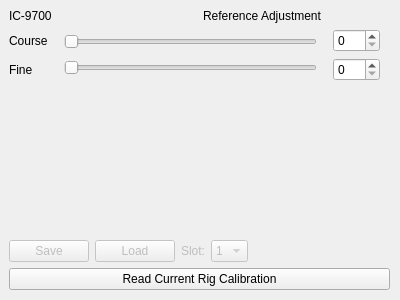
<?xml version="1.0" encoding="UTF-8"?>
<ui version="4.0">
 <class>calibrationWindow</class>
 <widget class="QDialog" name="calibrationWindow">
  <property name="geometry">
   <rect>
    <x>0</x>
    <y>0</y>
    <width>400</width>
    <height>300</height>
   </rect>
  </property>
  <property name="sizePolicy">
   <sizepolicy hsizetype="Fixed" vsizetype="Fixed">
    <horstretch>0</horstretch>
    <verstretch>0</verstretch>
   </sizepolicy>
  </property>
  <property name="minimumSize">
   <size>
    <width>400</width>
    <height>300</height>
   </size>
  </property>
  <property name="maximumSize">
   <size>
    <width>400</width>
    <height>300</height>
   </size>
  </property>
  <property name="windowTitle">
   <string>Dialog</string>
  </property>
  <widget class="QWidget" name="verticalLayoutWidget">
   <property name="geometry">
    <rect>
     <x>9</x>
     <y>9</y>
     <width>381</width>
     <height>281</height>
    </rect>
   </property>
   <layout class="QVBoxLayout" name="verticalLayout">
    <item>
     <layout class="QHBoxLayout" name="horizontalLayout_3">
      <item>
       <widget class="QLabel" name="label_3">
        <property name="text">
         <string>IC-9700</string>
        </property>
       </widget>
      </item>
      <item>
       <widget class="QLabel" name="label_4">
        <property name="text">
         <string>Reference Adjustment</string>
        </property>
       </widget>
      </item>
     </layout>
    </item>
    <item>
     <layout class="QHBoxLayout" name="horizontalLayout_5">
      <item>
       <layout class="QVBoxLayout" name="verticalLayout_5">
        <item>
         <widget class="QLabel" name="label">
          <property name="text">
           <string>Course</string>
          </property>
         </widget>
        </item>
        <item>
         <widget class="QLabel" name="label_2">
          <property name="text">
           <string>Fine</string>
          </property>
         </widget>
        </item>
       </layout>
      </item>
      <item>
       <layout class="QVBoxLayout" name="verticalLayout_8">
        <property name="rightMargin">
         <number>10</number>
        </property>
       </layout>
      </item>
      <item>
       <layout class="QVBoxLayout" name="verticalLayout_6">
        <item>
         <widget class="QSlider" name="calCourseSlider">
          <property name="maximum">
           <number>255</number>
          </property>
          <property name="orientation">
           <enum>Qt::Horizontal</enum>
          </property>
         </widget>
        </item>
        <item>
         <widget class="QSlider" name="calFineSlider">
          <property name="maximum">
           <number>255</number>
          </property>
          <property name="orientation">
           <enum>Qt::Horizontal</enum>
          </property>
         </widget>
        </item>
       </layout>
      </item>
      <item>
       <layout class="QVBoxLayout" name="verticalLayout_9">
        <property name="leftMargin">
         <number>10</number>
        </property>
        <property name="rightMargin">
         <number>10</number>
        </property>
        <item>
         <widget class="QSpinBox" name="calCourseSpinbox">
          <property name="maximum">
           <number>255</number>
          </property>
         </widget>
        </item>
        <item>
         <widget class="QSpinBox" name="calFineSpinbox">
          <property name="maximum">
           <number>255</number>
          </property>
         </widget>
        </item>
       </layout>
      </item>
     </layout>
    </item>
    <item>
     <spacer name="verticalSpacer">
      <property name="orientation">
       <enum>Qt::Vertical</enum>
      </property>
      <property name="sizeHint" stdset="0">
       <size>
        <width>20</width>
        <height>40</height>
       </size>
      </property>
     </spacer>
    </item>
    <item>
     <layout class="QHBoxLayout" name="horizontalLayout">
      <property name="topMargin">
       <number>0</number>
      </property>
      <item>
       <widget class="QPushButton" name="calSaveSlotBtn">
        <property name="enabled">
         <bool>false</bool>
        </property>
        <property name="toolTip">
         <string>&lt;html&gt;&lt;head/&gt;&lt;body&gt;&lt;p&gt;Save the calibration data to the indicated slot in the preference file. &lt;/p&gt;&lt;/body&gt;&lt;/html&gt;</string>
        </property>
        <property name="text">
         <string>Save</string>
        </property>
       </widget>
      </item>
      <item>
       <widget class="QPushButton" name="calLoadSlotBtn">
        <property name="enabled">
         <bool>false</bool>
        </property>
        <property name="toolTip">
         <string>&lt;html&gt;&lt;head/&gt;&lt;body&gt;&lt;p&gt;Load the calibration data fromthe indicated slot in the preference file. &lt;/p&gt;&lt;/body&gt;&lt;/html&gt;</string>
        </property>
        <property name="text">
         <string>Load</string>
        </property>
       </widget>
      </item>
      <item>
       <widget class="QLabel" name="label_11">
        <property name="enabled">
         <bool>false</bool>
        </property>
        <property name="text">
         <string>Slot:</string>
        </property>
       </widget>
      </item>
      <item>
       <widget class="QComboBox" name="comboBox">
        <property name="enabled">
         <bool>false</bool>
        </property>
        <item>
         <property name="text">
          <string>1</string>
         </property>
        </item>
        <item>
         <property name="text">
          <string>2</string>
         </property>
        </item>
        <item>
         <property name="text">
          <string>3</string>
         </property>
        </item>
        <item>
         <property name="text">
          <string>4</string>
         </property>
        </item>
        <item>
         <property name="text">
          <string>5</string>
         </property>
        </item>
       </widget>
      </item>
      <item>
       <spacer name="horizontalSpacer">
        <property name="orientation">
         <enum>Qt::Horizontal</enum>
        </property>
        <property name="sizeHint" stdset="0">
         <size>
          <width>40</width>
          <height>20</height>
         </size>
        </property>
       </spacer>
      </item>
     </layout>
    </item>
    <item>
     <widget class="QPushButton" name="calReadRigCalBtn">
      <property name="text">
       <string>Read Current Rig Calibration</string>
      </property>
     </widget>
    </item>
   </layout>
  </widget>
 </widget>
 <resources/>
 <connections/>
</ui>
